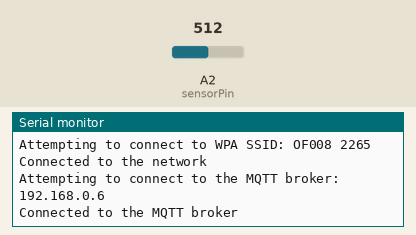
Bench run of a sketch on a simulated Arduino MKR. On the bench: the last lines printed to the serial monitor. The inputs (shaded band) are chosen by the test bench; at power-on: A2 (sensorPin) = 512. WiFi joins after 1.5 s; servers stay silent unless stated; no MQTT or app messages arrive unless stated.

Above: at 10.3 s.
10.4 s: A2 (sensorPin) set to 716
At 12.5 s:
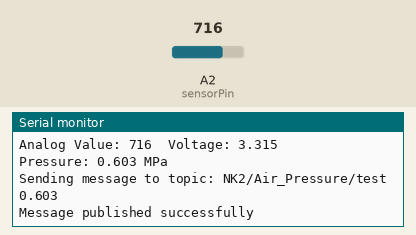
13.4 s: A2 (sensorPin) set to 900
At 16.0 s:
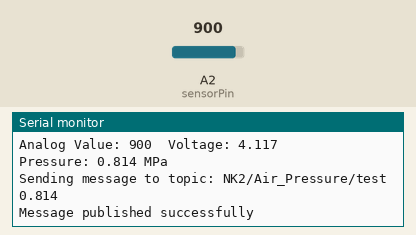
Timing chart, 0 to 17.5 s (numbered marks = the images above; inputs shaded):
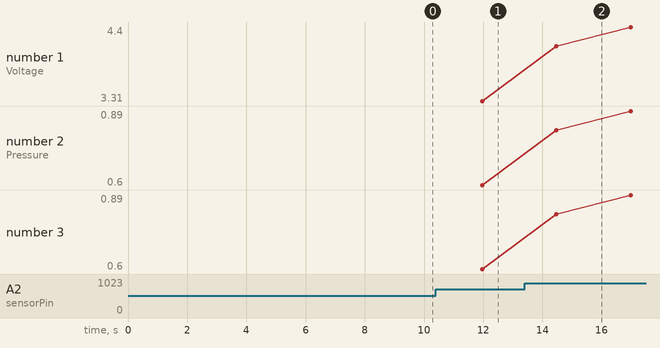

The sketch:

nk2_atu_jun9b.ino
```cpp
#include <Wire.h>
#include <ArduinoMqttClient.h>
#include <WiFiNINA.h>
#include "arduino_secrets.h"

// Pin assignments
const int sensorPin = A2;

// Wi-Fi and MQTT credentials
char ssid[] = SECRET_SSID;      // Network SSID (name)
char pass[] = SECRET_PASS;      // Network password

// MQTT settings
const char broker[] = "192.168.0.6";
int port = 1883;
const char topic[] = "NK2/Air_Pressure/test";

// Time interval for connection attempts
const unsigned long interval = 8000;
unsigned long previousMillis = 0;

// Constants for readings
const int numReadings = 25;    // Number of voltage readings to collect
const float alfa = 0.1;        // Exponential moving average factor

// Arrays for readings
float voltageReadings[numReadings];
int currentReading = 0;
bool readingsComplete = false;

// Exponential moving average
float ema = 0.0;               // Exponential moving average

WiFiClient wifiClient;
MqttClient mqttClient(wifiClient);

void setup() {
  Serial.begin(9600);
  analogRead(sensorPin);

  while (!Serial) {
    ; // Wait for serial port to connect. Needed for native USB port only
  }

  connectToWiFiAndMQTT();
}

void loop() {
  mqttClient.poll();

  // Check if the Wi-Fi or MQTT connection is lost
  if (WiFi.status() != WL_CONNECTED || !mqttClient.connected()) {
    // Attempt to reconnect to Wi-Fi and MQTT
    connectToWiFiAndMQTT();
  } else {
    // Read the sensor value
    int sensorValue = analogRead(sensorPin);
    float voltage = convertAnalogToVoltage(sensorValue);

    // Store the voltage reading
    voltageReadings[currentReading] = voltage;
    currentReading++;

    // Check if all readings have been collected
    if (currentReading >= numReadings) {
      currentReading = 0;
      readingsComplete = true;
    }

    // Calculate the exponential moving average of the collected voltage readings
    if (readingsComplete) {
      ema = voltageReadings[0];
      for (int i = 1; i < numReadings; i++) {
        ema = (alfa * voltageReadings[i]) + ((1 - alfa) * ema);
      }

      // Print the analog value and filtered voltage
      Serial.print("Analog Value: ");
      Serial.print(sensorValue);
      Serial.print("\tVoltage: ");
      Serial.println(ema, 3);  // Print filtered voltage with 3 decimal points

      // Convert voltage mean to MPa using the function y = 0.262x - 0.265
      float mpa = 0.262 * ema - 0.265;

      // Publish the mean value in MPa
      Serial.print("Pressure: ");
      Serial.print(mpa, 3);  // Print pressure with 3 decimal points
      Serial.println(" MPa");

      if (publishMessage(topic, String(mpa, 3).c_str())) {
        // Message published successfully
        readingsComplete = false;
      } else {
        // Error occurred while publishing
        // Handle the error or retry
        connectToWiFiAndMQTT();  // Reconnect to Wi-Fi and MQTT
      }
    }

    // Wait for a short delay
    delay(100);
  }
}

float convertAnalogToVoltage(float analogValue) {
  // Apply the quadratic curve conversion
  float voltage = analogValue * (5.0 / 1023.0);

  return voltage;
}

void connectToWiFiAndMQTT() {
  unsigned long currentMillis = millis();

  if (currentMillis - previousMillis >= interval) {
    previousMillis = currentMillis;

    // Check if Wi-Fi is disconnected
    if (WiFi.status() != WL_CONNECTED) {
      Serial.print("Attempting to connect to WPA SSID: ");
      Serial.println(ssid);

      int retryCount = 0;
      while (WiFi.begin(ssid, pass) != WL_CONNECTED && retryCount < 5) {
        Serial.print(".");
        delay(5000);
        retryCount++;
      }

      if (WiFi.status() == WL_CONNECTED) {
        Serial.println("Connected to the network");
      } else {
        // Unable to connect to Wi-Fi, handle the error or retry
        Serial.println("Failed to connect to the network");
        return;
      }
    }

    // Check if MQTT is disconnected
    if (!mqttClient.connected()) {
      Serial.print("Attempting to connect to the MQTT broker: ");
      Serial.println(broker);

      int retryCount = 0;
      while (!mqttClient.connect(broker, port) && retryCount < 5) {
        Serial.print("MQTT connection failed! Error code = ");
        Serial.println(mqttClient.connectError());
        delay(5000);
        retryCount++;
      }

      if (mqttClient.connected()) {
        Serial.println("Connected to the MQTT broker");
      } else {
        // Unable to connect to MQTT, handle the error or retry
        Serial.println("Failed to connect to the MQTT broker");
        return;
      }
    }
  }
}

bool publishMessage(const char* topic, const char* message) {
  Serial.print("Sending message to topic: ");
  Serial.println(topic);
  Serial.println(message);

  if (mqttClient.beginMessage(topic)) {
    mqttClient.print(message);
    if (mqttClient.endMessage()) {
      Serial.println("Message published successfully");
      return true;
    } else {
      Serial.println("Error occurred while publishing the message");
      return false;
    }
  } else {
    Serial.println("Error occurred while beginning the message");
    return false;
  }
}
```

arduino_secrets.h
```cpp
#define SECRET_SSID "OF008 2265"
#define SECRET_PASS "-91o481C"
```

Measured:
- after the input at 10.4 s, the serial monitor: prints a new line after 1.6 s (image 1)
- after the input at 13.4 s, the serial monitor: prints a new line after 1.1 s (image 2)
- plotted number 1: 3.31 → 4.4 after the input at 13.4 s
- plotted number 2: 0.6 → 0.89 after the input at 13.4 s
- plotted number 3: 0.6 → 0.89 after the input at 13.4 s
